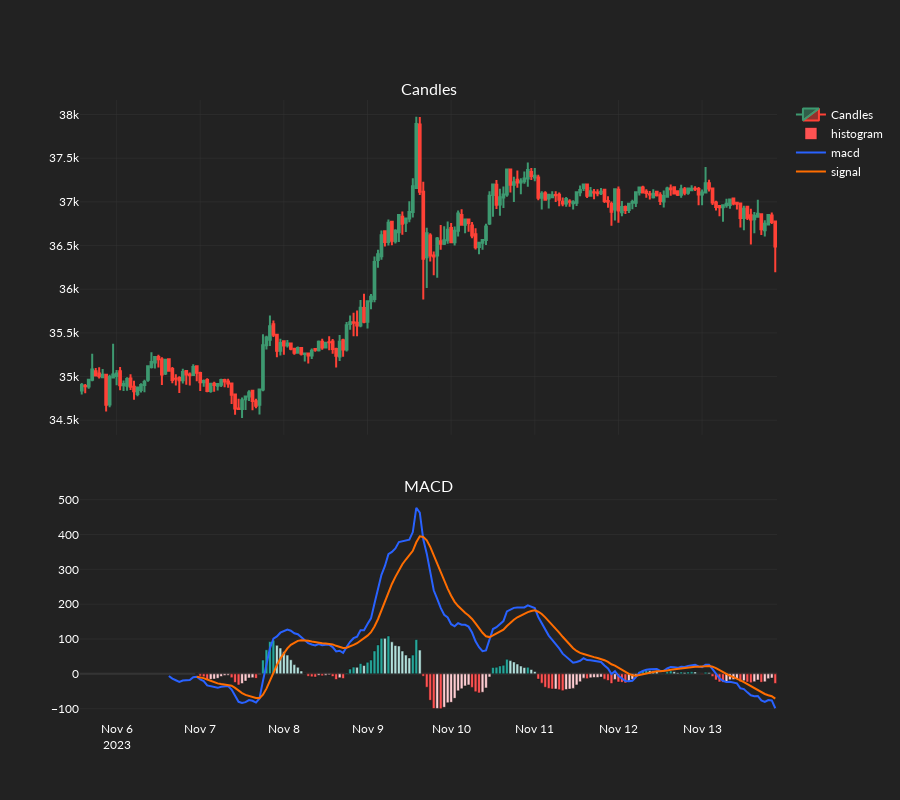

Notebook code for this chart:
### Code cell
plot_macd(candles=candles, indicator=macd_tv(source=close))

### Figure 1 — Plotly figure (JSON) as saved in the notebook; plotly's stock layout.template omitted (floating-point values rounded to 4 significant figures; data arrays with more than 128 entries replaced by an {"elided": "..."} marker saying what was removed)
{"data": [{"close": {"elided": "200 float values"}, "high": {"elided": "200 float values"}, "low": {"elided": "200 float values"}, "name": "Candles", "open": {"elided": "200 float values"}, "type": "candlestick", "x": {"elided": "200 str values"}, "xaxis": "x", "yaxis": "y"}, {"marker": {"color": {"elided": "200 str values"}}, "name": "histogram", "type": "bar", "x": {"elided": "200 str values"}, "xaxis": "x2", "y": {"elided": "200 float values"}, "yaxis": "y2"}, {"line": {"color": "#2962FF"}, "name": "macd", "type": "scatter", "x": {"elided": "200 str values"}, "xaxis": "x2", "y": {"elided": "200 float values"}, "yaxis": "y2"}, {"line": {"color": "#FF6D00"}, "name": "signal", "type": "scatter", "x": {"elided": "200 str values"}, "xaxis": "x2", "y": {"elided": "200 float values"}, "yaxis": "y2"}], "layout": {"annotations": [{"font": {"size": 16}, "showarrow": false, "text": "Candles", "x": 0.5, "xanchor": "center", "xref": "paper", "y": 1, "yanchor": "bottom", "yref": "paper"}, {"font": {"size": 16}, "showarrow": false, "text": "MACD", "x": 0.5, "xanchor": "center", "xref": "paper", "y": 0.36, "yanchor": "bottom", "yref": "paper"}], "height": 800, "xaxis": {"anchor": "y", "domain": [0, 1], "matches": "x2", "rangeslider": {"visible": false}, "showticklabels": false}, "xaxis2": {"anchor": "y2", "domain": [0, 1]}, "yaxis": {"anchor": "x", "domain": [0.46, 1]}, "yaxis2": {"anchor": "x2", "domain": [0, 0.36]}}}
